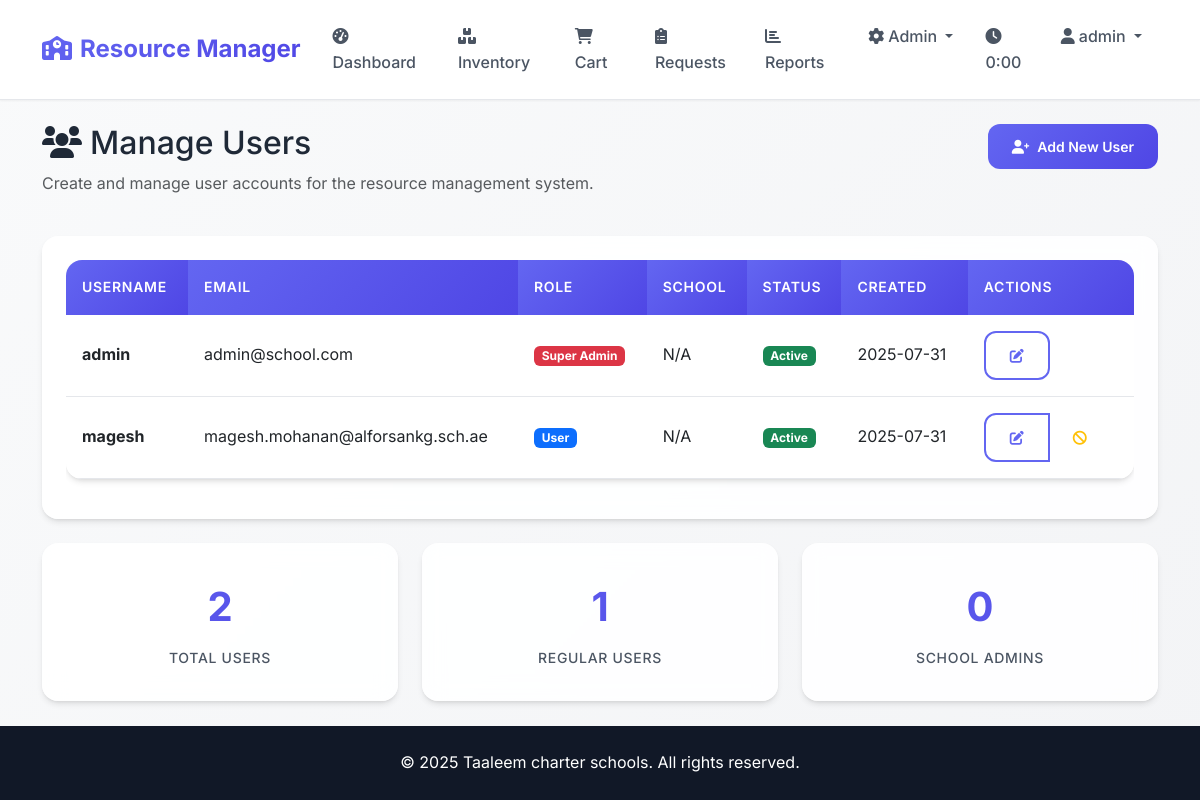
Before: /admin/users (signed in) with the older database file.
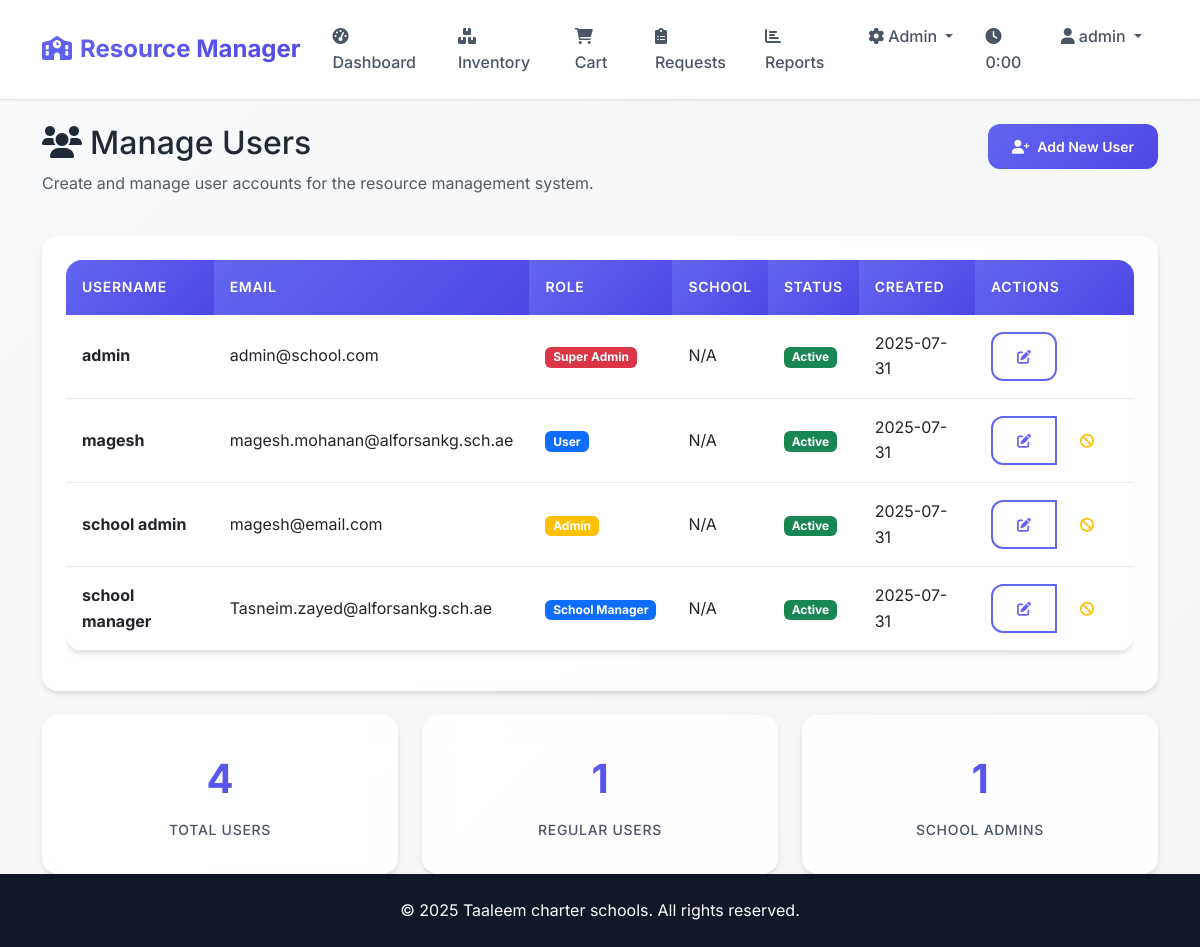
After: the same page with the newer database file.
### app.py (models this page shows, shortened)
    class User(UserMixin, db.Model):
        id = db.Column(db.Integer, primary_key=True)
        username = db.Column(db.String(80), unique=True, nullable=False, index=True)
        email = db.Column(db.String(120), unique=True, nullable=False, index=True)
        password_hash = db.Column(db.String(255), nullable=False)
        role = db.Column(db.String(20), nullable=False, default='user', index=True)
        school = db.Column(db.String(100), nullable=True, index=True)
        created_at = db.Column(db.DateTime, default=datetime.utcnow, index=True)
        is_active = db.Column(db.Boolean, default=True, index=True)

### app.py (the view)
    @app.route('/admin/users')
    @login_required
    def admin_users():
        if current_user.role != 'super_admin':
            return redirect(url_for('dashboard'))
        users = User.query.all()
        return render_template('admin_users.html', users=users)

### templates/admin_users.html (shortened to what this page needs)
{% extends "base.html" %}
{% block content %}
<div class="row mb-4">
    <div class="col">
        <h2><i class="fas fa-users me-2"></i>Manage Users</h2>
        <p class="text-muted">Create and manage user accounts for the resource management system.</p>
    </div>
    <div class="col-auto">
        <a href="{{ url_for('new_user') }}" class="btn btn-primary">
            <i class="fas fa-user-plus me-2"></i>Add New User
        </a>
    </div>
</div>
{% if users %}
    <div class="card">
        <div class="card-body">
            <div class="table-responsive">
                <table class="table table-hover">
                    <thead>
                        <tr>
                            <th>Username</th>
                            <th>Email</th>
                            <th>Role</th>
                            <th>School</th>
                            <th>Status</th>
                            <th>Created</th>
                            <th>Actions</th>
                        </tr>
                    </thead>
                    <tbody>
                        {% for user in users %}
                        <tr>
                            <td>
                                <strong>{{ user.username }}</strong>
                            </td>
                            <td>{{ user.email }}</td>
                            <td>
                                <span class="badge bg-{% if user.role == 'super_admin' %}danger{% elif user.role == 'admin' %}warning{% else %}primary{% endif %}">
                                    {{ user.role.replace('_', ' ').title() }}
                                </span>
                            </td>
                            <td>{{ user.school or 'N/A' }}</td>
                            <td>
                                <span class="badge bg-{% if user.is_active %}success{% else %}secondary{% endif %}">
                                    {{ 'Active' if user.is_active else 'Inactive' }}
                                </span>
                            </td>
                            <td>{{ user.created_at.strftime('%Y-%m-%d') }}</td>
                            <td>
                                <div class="btn-group" role="group">
                                    <button class="btn btn-sm btn-outline-primary" onclick="editUser({{ user.id }})">
                                        <i class="fas fa-edit"></i>
                                    </button>
                                    {% if user.id != current_user.id %}
                                        <button class="btn btn-sm btn-outline-{% if user.is_active %}warning{% else %}success{% endif %}"
                                                onclick="toggleUserStatus({{ user.id }}, {{ user.is_active|lower }})">
                                            <i class="fas fa-{% if user.is_active %}ban{% else %}check{% endif %}"></i>
                                        </button>
                                    {% endif %}
                                </div>
                            </td>
                        </tr>
                        {% endfor %}
                    </tbody>
                </table>
            </div>
        </div>
    </div>
    <div class="row mt-4">
        <div class="col-md-4">
            <div class="card stats-card">
                <div class="stats-number">{{ users|length }}</div>
                <div class="stats-label">Total Users</div>
            </div>
        </div>
        <div class="col-md-4">
            <div class="card stats-card">
                <div class="stats-number">{{ users|selectattr('role', 'equalto', 'user')|list|length }}</div>
                <div class="stats-label">Regular Users</div>
            </div>
        </div>
        <div class="col-md-4">
            <div class="card stats-card">
                <div class="stats-number">{{ users|selectattr('role', 'equalto', 'admin')|list|length }}</div>
                <div class="stats-label">School Admins</div>
            </div>
        </div>
    </div>
{% endif %}
{% endblock %}

### templates/base.html (shortened to what this page needs)
<!DOCTYPE html>
<html lang="en">
<head>
    <link href="https://cdn.jsdelivr.net/npm/bootstrap@5.3.0/dist/css/bootstrap.min.css" rel="stylesheet">
    <link href="https://cdnjs.cloudflare.com/ajax/libs/font-awesome/6.0.0/css/all.min.css" rel="stylesheet">
</head>
<body>
    <nav class="navbar navbar-expand-lg navbar-light">
        <div class="container">
            <a class="navbar-brand" href="{{ url_for('index') }}">
                <i class="fas fa-school me-2"></i>Resource Manager
            </a>
            <div class="collapse navbar-collapse" id="navbarNav">
                <ul class="navbar-nav me-auto">
                    {% if current_user.is_authenticated %}
                        <li class="nav-item">
                            <a class="nav-link" href="{{ url_for('dashboard') }}">
                                <i class="fas fa-tachometer-alt me-1"></i>Dashboard
                            </a>
                        </li>
                        <li class="nav-item">
                            <a class="nav-link" href="{{ url_for('inventory') }}">
                                <i class="fas fa-boxes me-1"></i>Inventory
                            </a>
                        </li>
                        <li class="nav-item">
                            <a class="nav-link position-relative" href="{{ url_for('cart') }}" id="cart-link">
                                <i class="fas fa-shopping-cart me-1"></i>Cart
                            </a>
                        </li>
                        {% if current_user.is_authenticated %}
                            {% if current_user.role in ['admin', 'super_admin', 'school_manager'] %}
                                <li class="nav-item">
                                    <a class="nav-link" href="{{ url_for('admin_requests') }}">
                                        <i class="fas fa-clipboard-list me-1"></i>Requests
                                    </a>
                                </li>
                                <li class="nav-item">
                                    <a class="nav-link" href="{{ url_for('reports') }}">
                                        <i class="fas fa-chart-bar me-1"></i>Reports
                                    </a>
                                </li>
                            {% endif %}
                            {% if current_user.role == 'super_admin' %}
                                <li class="nav-item dropdown">
                                    <a class="nav-link dropdown-toggle" href="#" role="button" data-bs-toggle="dropdown">
                                        <i class="fas fa-cog me-1"></i>Admin
                                    </a>
                                </li>
                            {% endif %}
                        {% endif %}
                    {% endif %}
                </ul>
                <ul class="navbar-nav ms-auto">
                    {% if current_user.is_authenticated %}
                        <li class="nav-item">
                            <span class="nav-link text-muted" id="session-timer">
                                <i class="fas fa-clock me-1"></i><span id="session-time">5:00</span>
                            </span>
                        </li>
                        <li class="nav-item dropdown">
                            <a class="nav-link dropdown-toggle" href="#" role="button" data-bs-toggle="dropdown">
                                <i class="fas fa-user me-1"></i>{{ current_user.username }}
                            </a>
                        </li>
                    {% else %}
                        <li class="nav-item">
                            <a class="nav-link" href="{{ url_for('login') }}">
                                <i class="fas fa-sign-in-alt me-1"></i>Login
                            </a>
                        </li>
                    {% endif %}
                </ul>
            </div>
        </div>
    </nav>
    <main class="container mt-4 flex-grow-1 animate-fade-in-up">
        {% block content %}{% endblock %}
    </main>
    <footer class="text-center py-4 mt-auto">
        <div class="container">
            <p class="mb-0">&copy; 2025 Taaleem charter schools. All rights reserved.</p>
        </div>
    </footer>
</body>
</html>

### templates/base.html (style rules this page uses)
:root { --primary-color: #6366f1; --primary-dark: #4f46e5; --primary-light: #818cf8; --secondary-color: #10b981; --secondary-dark: #059669; --accent-color: #f59e0b; --danger-color: #ef4444; --warning-color: #f97316; --info-color: #06b6d4; --gray-50: #f9fafb; --gray-100: #f3f4f6; --gray-200: #e5e7eb; --gray-300: #d1d5db; --gray-400: #9ca3af; --gray-500: #6b7280; --gray-600: #4b5563; --gray-700: #374151; --gray-800: #1f2937; --gray-900: #111827; --gradient-primary: linear-gradient(135deg, var(--primary-color), var(--primary-dark)); --gradient-secondary: linear-gradient(135deg, var(--secondary-color), var(--secondary-dark)); --gradient-accent: linear-gradient(135deg, var(--accent-color), #d97706); --gradient-danger: linear-gradient(135deg, var(--danger-color), #dc2626); --shadow-sm: 0 1px 2px 0 rgb(0 0 0 / 0.05); --shadow-md: 0 4px 6px -1px rgb(0 0 0 / 0.1), 0 2px 4px -2px rgb(0 0 0 / 0.1); --shadow-lg: 0 10px 15px -3px rgb(0 0 0 / 0.1), 0 4px 6px -4px rgb(0 0 0 / 0.1); --shadow-xl: 0 20px 25px -5px rgb(0 0 0 / 0.1), 0 8px 10px -6px rgb(0 0 0 / 0.1); --radius-sm: 0.375rem; --radius-md: 0.5rem; --radius-lg: 0.75rem; --radius-xl: 1rem; --radius-2xl: 1.5rem; }
* { box-sizing: border-box; }
body { font-family: 'Inter', -apple-system, BlinkMacSystemFont, 'Segoe UI', Roboto, sans-serif; background: linear-gradient(135deg, var(--gray-50) 0%, var(--gray-100) 100%); color: var(--gray-800); min-height: 100vh; display: flex; flex-direction: column; line-height: 1.6; font-weight: 400; }
.navbar { background: rgba(255, 255, 255, 0.95); backdrop-filter: blur(10px); border-bottom: 1px solid var(--gray-200); box-shadow: var(--shadow-sm); padding: 1rem 0; transition: all 0.3s ease; }
.navbar-brand { font-weight: 700; font-size: 1.5rem; background: var(--gradient-primary); -webkit-background-clip: text; -webkit-text-fill-color: transparent; background-clip: text; transition: all 0.3s ease; }
.nav-link { color: var(--gray-600) !important; font-weight: 500; padding: 0.5rem 1rem !important; border-radius: var(--radius-md); transition: all 0.3s ease; position: relative; }
.card { border: none; border-radius: var(--radius-xl); box-shadow: var(--shadow-md); transition: all 0.3s cubic-bezier(0.4, 0, 0.2, 1); background: rgba(255, 255, 255, 0.9); backdrop-filter: blur(10px); overflow: hidden; }
.card-body { padding: 1.5rem; }
.btn { border-radius: var(--radius-lg); padding: 0.75rem 1.5rem; font-weight: 600; font-size: 0.875rem; transition: all 0.3s cubic-bezier(0.4, 0, 0.2, 1); border: none; position: relative; overflow: hidden; }
.btn::before { content: ''; position: absolute; top: 0; left: -100%; width: 100%; height: 100%; background: linear-gradient(90deg, transparent, rgba(255, 255, 255, 0.2), transparent); transition: left 0.5s; }
.btn-primary { background: var(--gradient-primary); color: white; }
.btn-outline-primary { border: 2px solid var(--primary-color); color: var(--primary-color); background: transparent; }
.table { border-radius: var(--radius-xl); overflow: hidden; box-shadow: var(--shadow-md); background: white; }
.table thead th { background: var(--gradient-primary); color: white; border: none; padding: 1rem; font-weight: 600; font-size: 0.875rem; text-transform: uppercase; letter-spacing: 0.05em; }
.table tbody tr { transition: all 0.3s ease; }
.table tbody td { padding: 1rem; border-bottom: 1px solid var(--gray-200); vertical-align: middle; }
.stats-card { text-align: center; padding: 2rem; background: rgba(255, 255, 255, 0.9); backdrop-filter: blur(10px); border-radius: var(--radius-xl); box-shadow: var(--shadow-md); transition: all 0.3s ease; }
.stats-number { font-size: 2.5rem; font-weight: 700; background: var(--gradient-primary); -webkit-background-clip: text; -webkit-text-fill-color: transparent; background-clip: text; margin-bottom: 0.5rem; }
.stats-label { color: var(--gray-600); font-weight: 500; font-size: 0.875rem; text-transform: uppercase; letter-spacing: 0.05em; }
.navbar-nav .dropdown { position: relative; }
.navbar { z-index: 1000; position: relative; }
.navbar-nav { position: relative; z-index: 1001; }
footer { margin-top: auto; width: 100%; background: var(--gray-900); color: white; padding: 2rem 0; }
.animate-fade-in-up { animation: fadeInUp 0.6s ease-out; }

Changed rows visible on the page:
added User: username "school admin", email "magesh@email.com", role.replace "Admin", school "N/A", is_active "Active", created_at "2025-07-31"
added User: username "school manager", email "Tasneim.zayed@alforsankg.sch.ae", role.replace "School Manager", school "N/A", is_active "Active", created_at "2025-07-31"
Other visible differences:
{{ users|length }}: "2" → "4"
{{ users|selectattr('role', 'equalto', 'admin')|list|length }}: "0" → "1"
